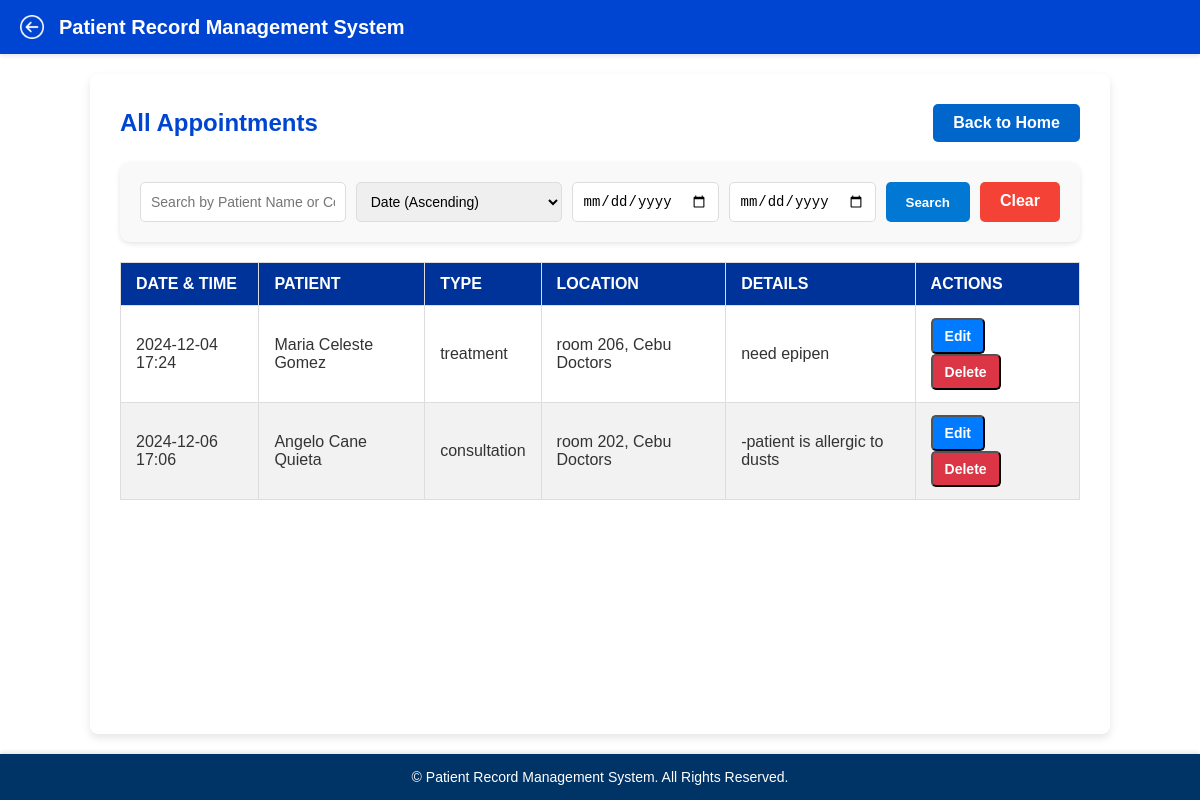
The page /appointments/ (signed in) on the database as committed earlier.
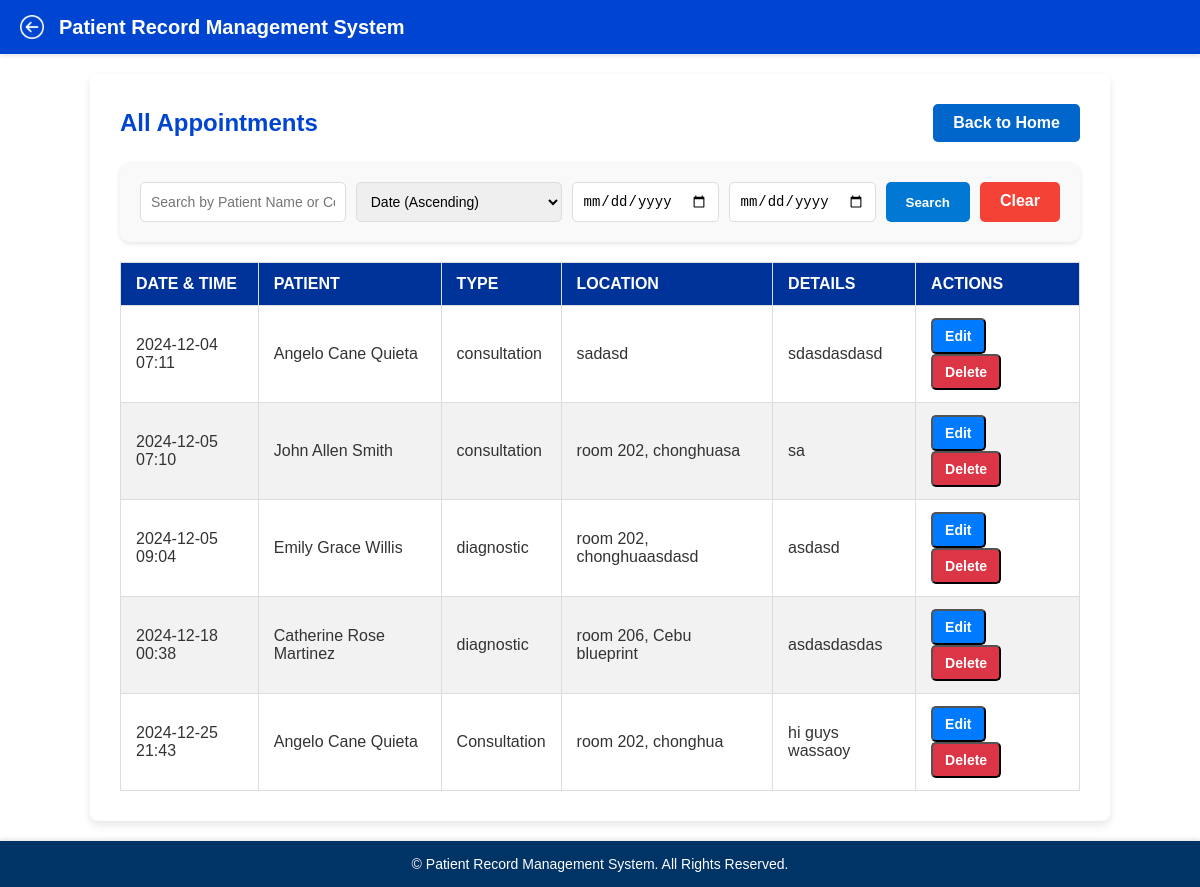
The same page on the database as committed later.
### doctor/models.py (models this page shows, shortened)
class Appointment(models.Model):
    patient = models.ForeignKey(Patient, on_delete=models.CASCADE, related_name="appointments")
    appointment_date = models.DateTimeField()
    appointment_type = models.CharField(max_length=50, default='consultation')
    location = models.CharField(max_length=100, default="Unknown Location")
    details = models.TextField()
    patient_name = models.CharField(max_length=100, null=True)  # Add this field

class Patient(models.Model):
    SEX_CHOICES = [
        ('', 'Select Sex'),  # This will show as the default option
        ('Male', 'Male'),
        ('Female', 'Female'),
    ]
    doctor = models.ForeignKey(Doctor, on_delete=models.CASCADE, related_name='patients')
    first_name = models.CharField(max_length=50)
    middle_name = models.CharField(max_length=50)
    last_name = models.CharField(max_length=50)
    age = models.IntegerField()
    sex = models.CharField(max_length=6, choices=SEX_CHOICES, blank=False)
    phone_number = models.CharField(max_length=255, blank=True, default="Not provided")
    medical_history = models.TextField()
    created_at = models.DateTimeField(default=timezone.now)

### doctor/views.py (the view)
# urls.py: path('appointments/', views.appointments_view, name='appointments'),
def appointments_view(request):
    doctor_id = doctor_logged_in(request)  # Get logged-in doctor's ID
    doctor = get_object_or_404(Doctor, id=doctor_id)
    search_query = request.GET.get('search', '')  # Search query for patient name or other fields
    start_date = request.GET.get('start_date', '')  # Start date for date range filter
    end_date = request.GET.get('end_date', '')  # End date for date range filter
    sort_order = request.GET.get('sort_order', 'asc')  # Sort order, default to ascending
    appointments = Appointment.objects.filter(patient__doctor=doctor)
    if search_query:
        appointments = appointments.filter(
            Q(patient__first_name__icontains=search_query) |
            Q(patient__last_name__icontains=search_query)
        )
    if start_date and end_date:
        appointments = appointments.filter(
            appointment_date__date__gte=start_date,
            appointment_date__date__lte=end_date
        )
    if sort_order == 'desc':
        appointments = appointments.order_by('-appointment_date')
    else:
        appointments = appointments.order_by('appointment_date')
    return render(request, 'appointments.html', {
        'appointments': appointments,
        'search_query': search_query,
        'start_date': start_date,
        'end_date': end_date,
        'sort_order': sort_order,
    })

### doctor/views.py (called while the page is built)
def doctor_logged_in(request):
    doctor_id = request.session.get('doctor_id')
    if not doctor_id:
        return redirect('login')
    return doctor_id

### doctor/templates/appointments.html (shortened to what this page needs)
{% load static %}
<!DOCTYPE html>
<html lang="en">
<head>
    <link rel="stylesheet" href="{% static 'appointments.css' %}">
</head>
<body>
    <header class="prms-header">
        <div class="header-content">
            <img src="{% static 'images/back-button.png' %}" alt="Back" class="back-btn" onclick="window.history.back();">
            <h1 class="prms-title" onclick="window.location.href='http://127.0.0.1:8000/home/';">
                Patient Record Management System
            </h1>
        </div>
    </header>
    <div class="main-container">
        <section>
            <div class="actions-header">
                <h2 class="section-title">All Appointments</h2>
                <a href="{% url 'home' %}" class="button">Back to Home</a>
            </div>
            <div class="search-container">
                <form method="GET" action="{% url 'appointments' %}" class="search-form">
                    <div class="input-group">
                        <input type="text" name="search" placeholder="Search by Patient Name or Contact" value="{{ request.GET.search|default:'' }}">
                    </div>
                    <div class="input-group">
                        <select name="sort_order" onchange="this.form.submit()">
                            <option value="asc" {% if request.GET.sort_order == "asc" %}selected{% endif %}>Date (Ascending)</option>
                        </select>
                    </div>
                    <div class="input-group">
                        <input type="date" name="start_date" placeholder="Start Date" value="{{ request.GET.start_date|default:'' }}">
                        <input type="date" name="end_date" placeholder="End Date" value="{{ request.GET.end_date|default:'' }}">
                    </div>
                    <div class="button-group">
                        <button type="submit" class="search-btn">Search</button>
                        <a href="{% url 'appointments' %}" class="clear-btn">Clear</a>
                    </div>
                </form>
            </div>
            {% if appointments %}
            <table>
                <thead>
                    <tr>
                        <th>Date & Time</th>
                        <th>Patient</th>
                        <th>Type</th>
                        <th>Location</th>
                        <th>Details</th>
                        <th>Actions</th>
                    </tr>
                </thead>
                <tbody>
                    {% for appointment in appointments %}
                    <tr>
                        <td>{{ appointment.appointment_date|date:"Y-m-d H:i" }}</td>
                        <td>{{ appointment.patient.first_name|capfirst }} {{ appointment.patient.middle_name|capfirst}} {{ appointment.patient.last_name|capfirst }}</td>
                        <td>{{ appointment.appointment_type }}</td>
                        <td>{{ appointment.location }}</td>
                        <td>{{ appointment.details|default:"No details provided" }}</td>
                        <td>
                            <form action="{% url 'edit_appointment' appointment.id %}" method="get" style="display:inline;">
                                <button type="submit" class="edit-btn">Edit</button>
                            </form>
                            <form action="{% url 'delete_appointment' appointment.id %}" method="post" style="display:inline;">
                                <button type="submit" class="delete-btn">Delete</button>
                            </form>
                        </td>
                    </tr>
                    {% endfor %}
                </tbody>
            </table>
            {% else %}
            <p class="no-data">No appointments scheduled.</p>
            {% endif %}
        </section>
    </div>
    <footer>
        <p>&copy; {{ year }} Patient Record Management System. All Rights Reserved.</p>
    </footer>
</body>
</html>

Rows that differ between the two databases and show on the page:
removed Appointment: appointment_date "2024-12-04 17:24", patient.first_name "Maria", patient.middle_name "Celeste", patient.last_name "Gomez", appointment_type "treatment", location "room 206, Cebu Doctors", details "need epipen"
removed Appointment: appointment_date "2024-12-06 17:06", patient.first_name "Angelo", patient.middle_name "Cane", patient.last_name "Quieta", appointment_type "consultation", location "room 202, Cebu Doctors", details "-patient is allergic to dusts"
added Appointment: appointment_date "2024-12-04 07:11", patient.first_name "Angelo", patient.middle_name "Cane", patient.last_name "Quieta", appointment_type "consultation", location "sadasd", details "sdasdasdasd"
added Appointment: appointment_date "2024-12-05 07:10", patient.first_name "John", patient.middle_name "Allen", patient.last_name "Smith", appointment_type "consultation", location "room 202, chonghuasa", details "sa"
added Appointment: appointment_date "2024-12-05 09:04", patient.first_name "Emily", patient.middle_name "Grace", patient.last_name "Willis", appointment_type "diagnostic", location "room 202, chonghuaasdasd", details "asdasd"
added Appointment: appointment_date "2024-12-18 00:38", patient.first_name "Catherine", patient.middle_name "Rose", patient.last_name "Martinez", appointment_type "diagnostic", location "room 206, Cebu blueprint", details "asdasdasdas"
added Appointment: appointment_date "2024-12-25 21:43", patient.first_name "Angelo", patient.middle_name "Cane", patient.last_name "Quieta", appointment_type "Consultation", location "room 202, chonghua", details "hi guys wassaoy"
